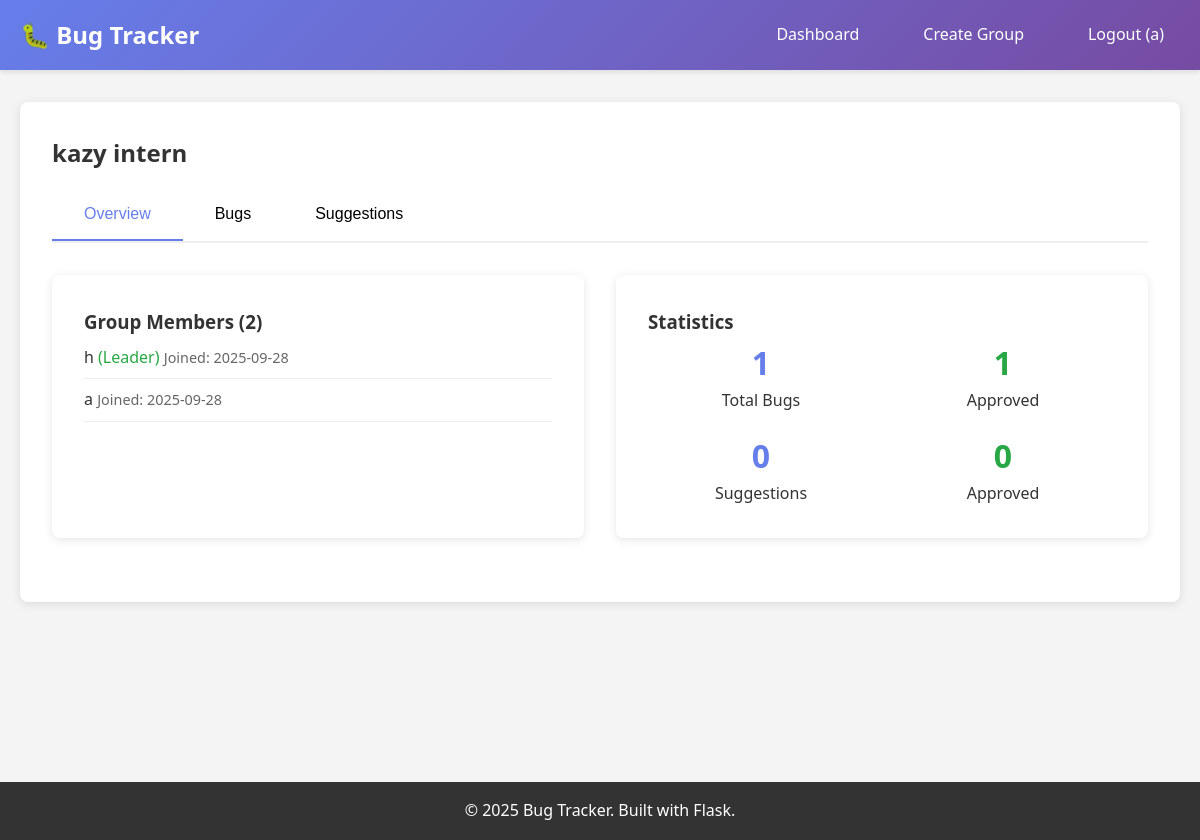
The page /group/1 (signed in) on the database its author committed.
### tables this page shows
CREATE TABLE groups (
            id INTEGER PRIMARY KEY AUTOINCREMENT,
            name TEXT NOT NULL,
            description TEXT,
            leader_id INTEGER NOT NULL,
            created_at TIMESTAMP DEFAULT CURRENT_TIMESTAMP,
            FOREIGN KEY (leader_id) REFERENCES users (id)
        );

CREATE TABLE memberships (
            id INTEGER PRIMARY KEY AUTOINCREMENT,
            user_id INTEGER NOT NULL,
            group_id INTEGER NOT NULL,
            joined_at TIMESTAMP DEFAULT CURRENT_TIMESTAMP,
            FOREIGN KEY (user_id) REFERENCES users (id),
            FOREIGN KEY (group_id) REFERENCES groups (id),
            UNIQUE(user_id, group_id)
        );

CREATE TABLE users (
            id INTEGER PRIMARY KEY AUTOINCREMENT,
            username TEXT UNIQUE NOT NULL,
            email TEXT UNIQUE NOT NULL,
            password_hash TEXT NOT NULL,
            created_at TIMESTAMP DEFAULT CURRENT_TIMESTAMP
        );

### app.py (the view)
@app.route('/group/<int:group_id>')
def group_detail(group_id):
    if 'user_id' not in session:
        return redirect(url_for('login'))
    conn = get_db_connection()
    membership = conn.execute(
        'SELECT * FROM memberships WHERE user_id = ? AND group_id = ?',
        (session['user_id'], group_id)
    ).fetchone()
    if not membership:
        flash('You are not a member of this group!', 'error')
        conn.close()
        return redirect(url_for('dashboard'))
    group = conn.execute(
        'SELECT g.*, u.username as leader_name FROM groups g JOIN users u ON g.leader_id = u.id WHERE g.id = ?',
        (group_id,)
    ).fetchone()
    members = conn.execute('''
        SELECT u.username, m.joined_at,
               CASE WHEN g.leader_id = u.id THEN 1 ELSE 0 END as is_leader
        FROM memberships m
        JOIN users u ON m.user_id = u.id
        JOIN groups g ON m.group_id = g.id
        WHERE m.group_id = ?
        ORDER BY is_leader DESC, u.username
    ''', (group_id,)).fetchall()
    bugs = conn.execute('''
        SELECT b.*, u.username as reporter_name
        FROM bugs b
        JOIN users u ON b.reporter_id = u.id
        WHERE b.group_id = ?
        ORDER BY b.created_at DESC
    ''', (group_id,)).fetchall()
    suggestions = conn.execute('''
        SELECT s.*, u.username as author_name
        FROM suggestions s
        JOIN users u ON s.author_id = u.id
        WHERE s.group_id = ?
        ORDER BY s.created_at DESC
    ''', (group_id,)).fetchall()
    is_leader = group['leader_id'] == session['user_id']
    conn.close()
    return render_template('group_detail.html',
                         group=group, members=members, bugs=bugs,
                         suggestions=suggestions, is_leader=is_leader)

### app.py (called while the page is built)
def get_db_connection():
    conn = sqlite3.connect('bug_tracker.db')
    conn.row_factory = sqlite3.Row
    return conn

### templates/group_detail.html (shortened to what this page needs)
{% extends "base.html" %}
{% block content %}
<div class="card">
    <div class="item-header">
        <h2>{{ group.name }}</h2>
    </div>
    <div class="tabs">
        <button class="tab active" onclick="showTab(event, 'overview')">Overview</button>
        <button class="tab" onclick="showTab(event, 'bugs')">Bugs</button>
        <button class="tab" onclick="showTab(event, 'suggestions')">Suggestions</button>
    </div>
    <div id="overview" class="tab-content active">
        <div class="grid grid-2">
            <div class="card">
                <h3>Group Members ({{ members|length }})</h3>
                <ul style="list-style: none;">
                    {% for member in members %}
                    <li style="padding: 0.5rem 0; border-bottom: 1px solid #eee;">
                        {{ member.username }}
                        {% if member.is_leader %}
                            <span style="color: #28a745;">(Leader)</span>
                        {% endif %}
                        <span class="file-info">Joined: {{ member.joined_at[:10] }}</span>
                    </li>
                    {% endfor %}
                </ul>
            </div>
            <div class="card">
                <h3>Statistics</h3>
                <div style="display: grid; grid-template-columns: 1fr 1fr; gap: 1rem;">
                    <div style="text-align: center;">
                        <div style="font-size: 2rem; font-weight: bold; color: #667eea;">{{ bugs|length }}</div>
                        <div>Total Bugs</div>
                    </div>
                    <div style="text-align: center;">
                        <div style="font-size: 2rem; font-weight: bold; color: #28a745;">{{ bugs|selectattr('status', 'equalto', 'approved')|list|length }}</div>
                        <div>Approved</div>
                    </div>
                    <div style="text-align: center;">
                        <div style="font-size: 2rem; font-weight: bold; color: #667eea;">{{ suggestions|length }}</div>
                        <div>Suggestions</div>
                    </div>
                    <div style="text-align: center;">
                        <div style="font-size: 2rem; font-weight: bold; color: #28a745;">{{ suggestions|selectattr('status', 'equalto', 'approved')|list|length }}</div>
                        <div>Approved</div>
                    </div>
                </div>
            </div>
        </div>
    </div>
</div>
{% endblock %}

### templates/base.html (style rules this page uses)
* { margin: 0; padding: 0; box-sizing: border-box; }
body { font-family: 'Segoe UI', Tahoma, Geneva, Verdana, sans-serif; line-height: 1.6; color: #333; background-color: #f4f4f4; }
.card { background: white; padding: 2rem; border-radius: 8px; box-shadow: 0 2px 10px rgba(0,0,0,0.1); margin-bottom: 2rem; }
.grid { display: grid; gap: 2rem; }
.grid-2 { grid-template-columns: repeat(auto-fit, minmax(300px, 1fr)); }
.item-header { display: flex; justify-content: between; align-items: center; margin-bottom: 1rem; }
.tabs { display: flex; margin-bottom: 2rem; border-bottom: 2px solid #eee; }
.tab { padding: 1rem 2rem; background: none; border: none; cursor: pointer; font-size: 1rem; border-bottom: 2px solid transparent; }
.tab.active { border-bottom-color: #667eea; color: #667eea; }
.tab-content { display: none; }
.tab-content.active { display: block; }
.file-info { font-size: 0.9rem; color: #666; margin-top: 0.5rem; }

### rows shown on the page
groups: name "kazy intern"
memberships: username "h", shows "(Leader)", joined_at "2025-09-28"
memberships: username "a", joined_at "2025-09-28"

### other values the page prints
{{ session.username }} "a"
{{ members|length }} "2"
{{ bugs|length }} "1"
{{ bugs|selectattr('status', 'equalto', 'approved')|list|length }} "1"
{{ suggestions|length }} "0"
{{ suggestions|selectattr('status', 'equalto', 'approved')|list|length }} "0"
